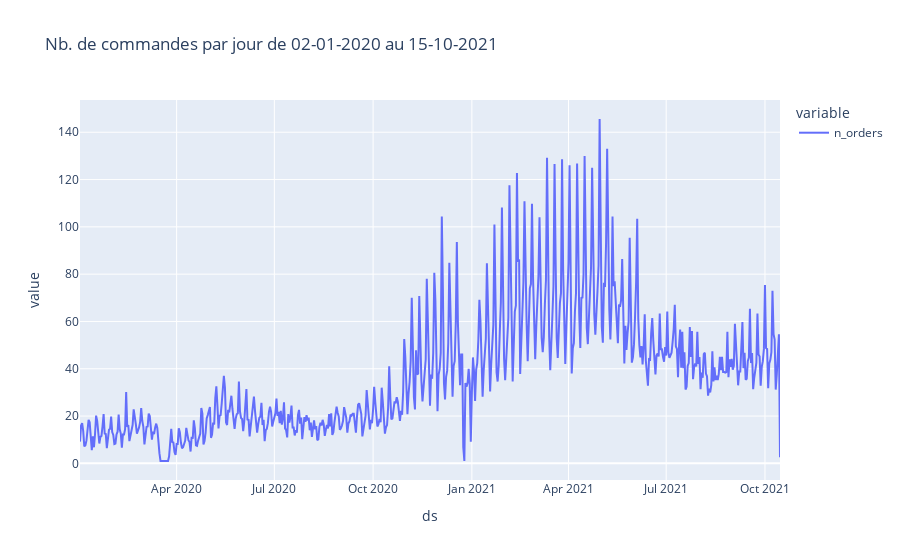

Write notebook code for a chart like this one.
### Code cell
ts = pd.read_pickle("orders.pkl")
ts[ts.n_orders==0] = 1
ts.plot(title=f'Nb. de commandes par jour de {ts.index[0].strftime("%d-%m-%Y")} au {ts.index[-1].strftime("%d-%m-%Y")}')

### Figure 1 — Plotly figure (JSON) as saved in the notebook; plotly's stock layout.template omitted (floating-point values rounded to 4 significant figures; data arrays with more than 128 entries replaced by an {"elided": "..."} marker saying what was removed)
{"data": [{"hovertemplate": "variable=n_orders<br>ds=%{x}<br>value=%{y}<extra></extra>", "legendgroup": "n_orders", "line": {"color": "#636efa", "dash": "solid"}, "mode": "lines", "name": "n_orders", "orientation": "v", "showlegend": true, "type": "scatter", "x": {"elided": "653 str values"}, "xaxis": "x", "y": {"elided": "653 float values"}, "yaxis": "y"}], "layout": {"legend": {"title": {"text": "variable"}, "tracegroupgap": 0}, "title": {"text": "Nb. de commandes par jour de 02-01-2020 au 15-10-2021"}, "xaxis": {"anchor": "y", "domain": [0, 1], "title": {"text": "ds"}}, "yaxis": {"anchor": "x", "domain": [0, 1], "title": {"text": "value"}}}}
